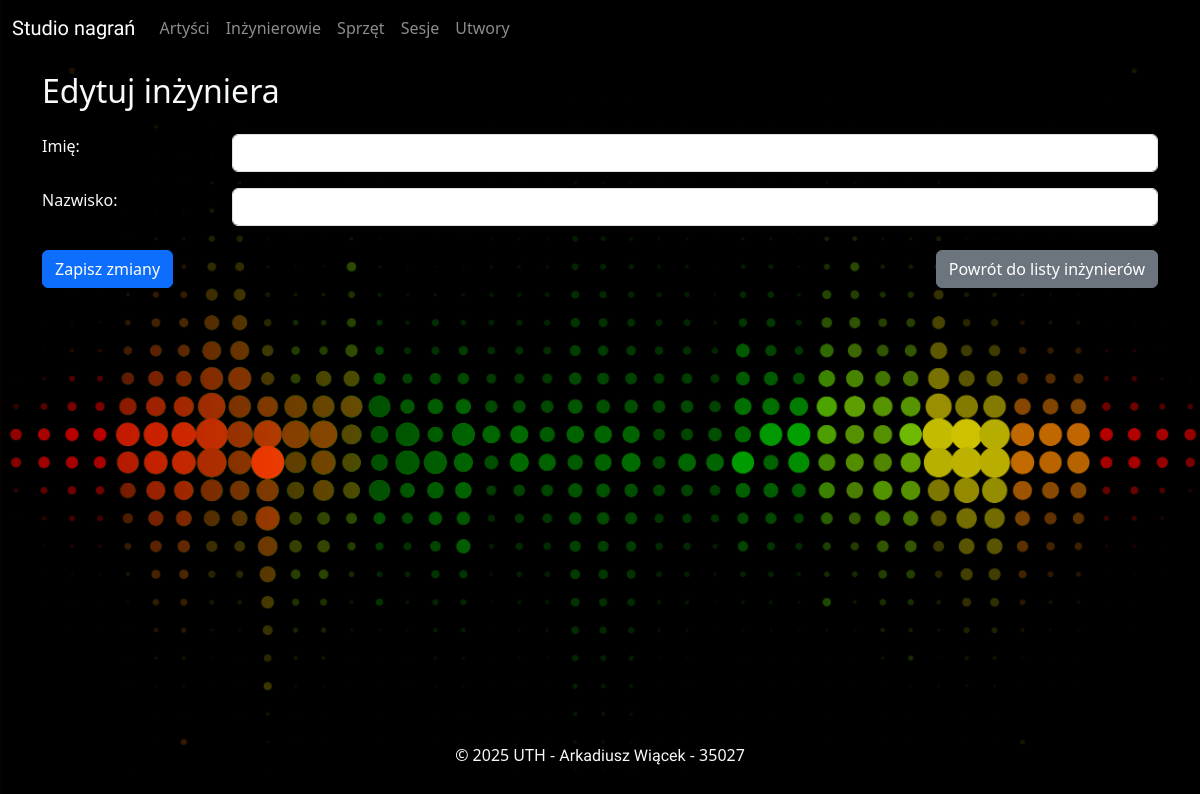
Page /inzynierowie/edytuj/19 on the earlier database version.
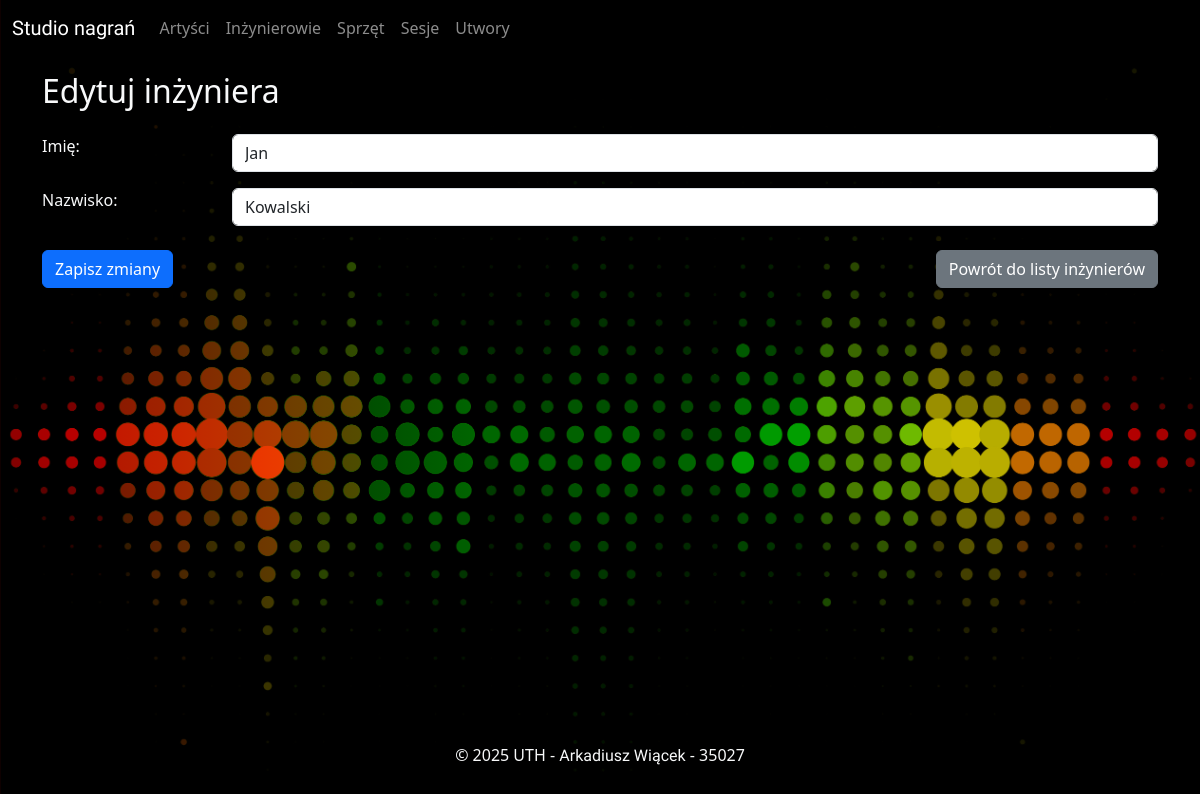
Same page on the later database version.
### studio_nagran.py (models this page shows)
class Inzynierowie(Base):
    __tablename__ = "inzynierowie"
    IdInzyniera = Column(Integer, primary_key=True)
    Imie = Column(String)
    Nazwisko = Column(String)
    sesje = relationship(
        "Sesje", back_populates="inzynierowie", cascade="all, delete-orphan"
    )

### studio_nagran.py (the view)
@app.route("/inzynierowie/edytuj/<int:IdInzyniera>", methods=["GET", "POST"])
def edytuj_inzyniera_view(IdInzyniera):
    sesja = Session()
    try:
        inzynier = sesja.query(Inzynierowie).filter(Inzynierowie.IdInzyniera == IdInzyniera).first()
        if request.method == "POST":
            inzynier.Imie = request.form.get("imie")
            inzynier.Nazwisko = request.form.get("nazwisko")
            sesja.commit()
            return redirect(url_for("inzynierowie_view"))
        else:
            return render_template("edytuj_inzyniera.html", inzynier=inzynier)
    finally:
        sesja.close()

### templates/edytuj_inzyniera.html (shortened to what this page needs)
{% extends "base.html" %}
{% block content %}
    <div class="container">
        <div class="row py-1 py-sm-3">
            <div class="col text-light">
                <h2>
                    Edytuj inżyniera
                </h2>
            </div>
        </div>
        <div class="row">
            <div class="col text-light">
                <form method="post">
                    <div class="row mb-3">
                        <label class="col-sm-2" for="imie">
                            Imię:
                        </label>
                        <div class="col-sm-10">
                            <input type="text" name="imie" id="imie" class="form-control" value="{{ inzynier.Imie }}" required>
                        </div>
                    </div>
                    <div class="row mb-3">
                        <label class="col-sm-2" for="nazwisko">
                            Nazwisko:
                        </label>
                        <div class="col-sm-10">
                            <input type="text" name="nazwisko" id="nazwisko" class="form-control" value="{{ inzynier.Nazwisko }}" required>
                        </div>
                    </div>
                    <div class="row mt-2">
                        <div class="col-12 col-sm pt-2">
                            <button type="submit" class="btn btn-primary btn-block">
                                Zapisz zmiany
                            </button>
                        </div>
                        <div class="col-12 col-sm pt-4 pt-sm-2 d-flex justify-content-sm-end">
                            <a href="{{ url_for('inzynierowie_view') }}"
                               class="btn btn-secondary btn-block">Powrót do listy inżynierów</a>
                        </div>
                    </div>
                </form>
            </div>
        </div>
    </div>
{% endblock content %}

Differences in the rows shown:
added Inzynierowie: imie "Jan", nazwisko "Kowalski"
